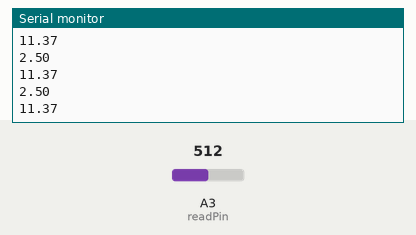
This sketch was run on a simulated Arduino Uno, built with avr-gcc and run on an emulated ATmega328P. Parts: the last lines printed to the serial monitor. Inputs (shaded band) come from the test bench; at power-on: A3 (readPin) = 512.

Above: at 1.3 s.
1.4 s: A3 (readPin) set to 716
At 1.81 s:
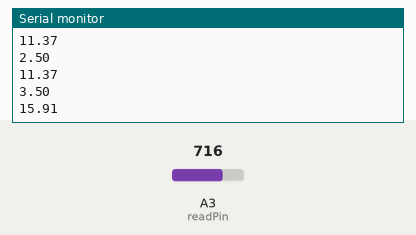
2.9 s: A3 (readPin) set to 900
At 3.31 s:
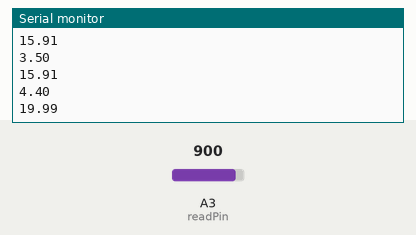
Timing chart, 0 to 5.9 s (numbered marks = the images above; inputs shaded):
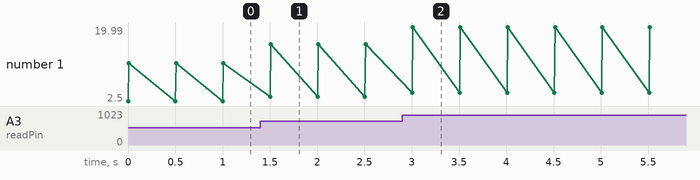

The sketch:

Voltage_and_Current_Measure.ino
```cpp
int readPin=A3;
float V2=0.0;
float current=0.0;
int resistance=220;
int readVal;
int delaytime=500;
void setup() {
  // put your setup code here, to run once:
  pinMode(readPin,INPUT);
  Serial.begin(9600);
}

void loop() {
  // put your main code here, to run repeatedly:
  readVal=analogRead(readPin);
  V2=(5./1023.)*readVal;
  current=(V2/resistance)*1000;
  Serial.println(V2);
  Serial.println(current);
  delay(delaytime);
}
```

Measured:
- after the input at 1.4 s, the serial monitor: prints a new line after 0.10 s (image 1)
- after the input at 2.9 s, the serial monitor: prints a new line after 0.11 s (image 2)
- plotted number 1: 11.37 → 15.91 after the input at 1.4 s, 15.91 → 19.99 after the input at 2.9 s
